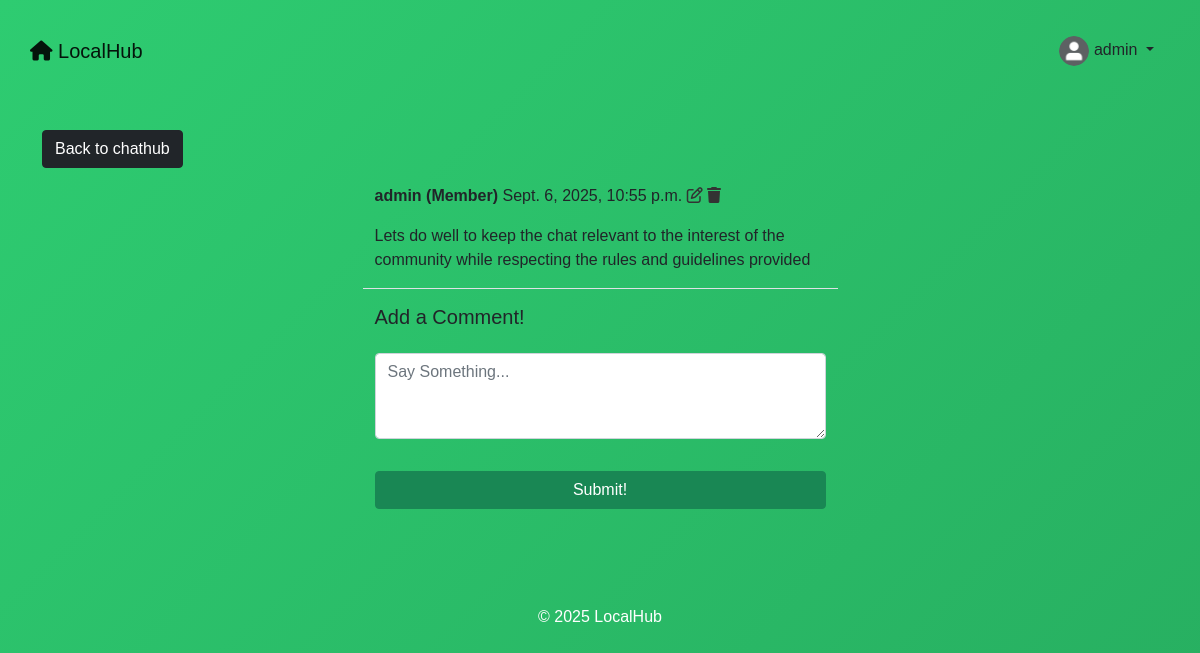
/chat/post/4/ (signed in), run on the app's committed database.
### users/models.py (models this page shows)
class User(AbstractUser, TimeStampedModel):
    is_leader = models.BooleanField(default=False)
    is_admin = models.BooleanField(default=False)
    email = models.EmailField(unique=True)
    USERNAME_FIELD = "username"
    REQUIRED_FIELDS = ["email"]
    @property
    def is_member(self):
        return not self.is_admin and not self.is_leader
    def __str__(self):
        roles = []
        if self.is_admin:
            roles.append("Admin")
        if self.is_leader:
            roles.append("Leader")
        if self.is_member:
            roles.append("Member")
        return f"{self.username} ({', '.join(roles)})"

class UserProfile(models.Model):
	user = models.OneToOneField(User, primary_key=True, verbose_name='user', related_name='profile', on_delete=models.CASCADE)
	name = models.CharField(max_length=30, blank=True, null=True)
	bio = models.TextField(max_length=500, blank=True, null=True)
	birth_date=models.DateField(null=True, blank=True)
	location = models.CharField(max_length=100, blank=True, null=True)
	picture = models.ImageField(upload_to='uploads/profile_pictures', default='uploads/profile_pictures/default.png', blank=True)

### group_chat/models.py (models this page shows, shortened)
class Post(models.Model):
    author = models.ForeignKey(settings.AUTH_USER_MODEL, on_delete=models.CASCADE)
    body = models.TextField()
    created_on = models.DateTimeField(default=timezone.now)

### group_chat/views.py (the view, shortened to what this page needs)
# urls.py: path('post/<int:pk>/', PostDetailView.as_view(), name='post-detail'),
class PostDetailView(LoginRequiredMixin, View):
    def get(self, request, pk, *args, **kwargs):
        post = Post.objects.get(pk=pk)
        form = CommentForm()
        comments = Comment.objects.filter(post=post).order_by('-created_on')
        context = {
            'post': post,
            'form': form,
            'comments': comments,
        }
        return render(request, 'group_chat/post_detail.html', context)

### group_chat/forms.py
class CommentForm(forms.ModelForm):
    body = forms.CharField(
        label='',
        widget=forms.Textarea(
            attrs={'rows': '3',
                   'placeholder': 'Say Something...'}
        ))
    class Meta:
        model = Comment
        fields = ['body']

### group_chat/templates/group_chat/post_detail.html (shortened to what this page needs)
{% extends 'landing/base.html' %}
{% load crispy_forms_tags %}
{% block content %}
<div class="container">
    <div class="row mt-5">
        <div class="col-md-3 col-sm-6">
            <a href="{% url 'chat:post-list' %}" class="btn btn-dark">Back to chathub</a>
        </div>
    </div>
    <div class="row justify-content-center mt-3">
        <div class="col-md-5 col-sm-12 border-bottom">
            <p>
                <strong>{{ post.author }}</strong> {{ post.created_on }}
                {% if request.user == post.author %}
                <a href="{% url 'chat:post-edit' post.pk %}" style="color: #333;"><i class="far fa-edit"></i></a>
                <a href="{% url 'chat:post-delete' post.pk %}" style="color: #333;"><i class="fas fa-trash"></i></a>
                {% endif %}
            </p>
            <p>{{ post.body }}</p>
        </div>
    </div>
    <div class="row justify-content-center mt-3">
        <div class="col-md-5 col-sm-12">
            <h5>Add a Comment!</h5>
        </div>
    </div>
    <div class="row justify-content-center mt-3 mb-5">
        <div class="col-md-5 col-sm-12">
            <form method="POST">
                {{ form | crispy }}
                <div class="d-grid gap-2">
                    <button class="btn btn-success mt-3">Submit!</button>
                </div>
            </form>
        </div>
    </div>
</div>
{% endblock content %}

### landing/templates/landing/navbar.html (shortened to what this page needs)
<div class="container gx-0">
  <nav class="navbar navbar-expand-lg navbar-light bg-transparent">
    <a class="navbar-brand"
      {% if user.is_authenticated %}
        href="{% url 'homepage' %}"
      {% else %}
        href="{% url 'index' %}"
      {% endif %}
    >
      <i class="fas fa-home"></i> LocalHub
    </a>
    <div class="collapse navbar-collapse" id="navbarTogglerDemo03">
      {% if user.is_authenticated %}
        <div class="nav-item dropdown">
          <a class="nav-link dropdown-toggle text-dark" data-bs-toggle="dropdown" role="button" aria-expanded="false">
            {% if user.profile.picture %}
              <img src="{{ user.profile.picture.url }}" alt="Avatar" class="rounded-circle" width="30" height="30">
            {% else %}
              <i class="fas fa-user"></i>
            {% endif %}
            {{ user.username }}
          </a>
        </div>
      {% endif %}
    </div>
  </nav>
</div>

### static/css/style.css (style rules this page uses)
* { margin: 0; padding: 0; box-sizing: border-box; font-family: Arial, sans-serif; }
body { background: linear-gradient(135deg, #2ecc71, #27ae60); color: #fff; min-height: 100vh; padding: 20px; }

### data on the page
User: profile.picture (placeholder picture), username "admin"
Post: author "admin (Member)", created_on "Sept. 6, 2025, 10:55 p.m.", body "Lets do well to keep the chat relevant to the interest of the community while respecting the rules and guidelines provided"
